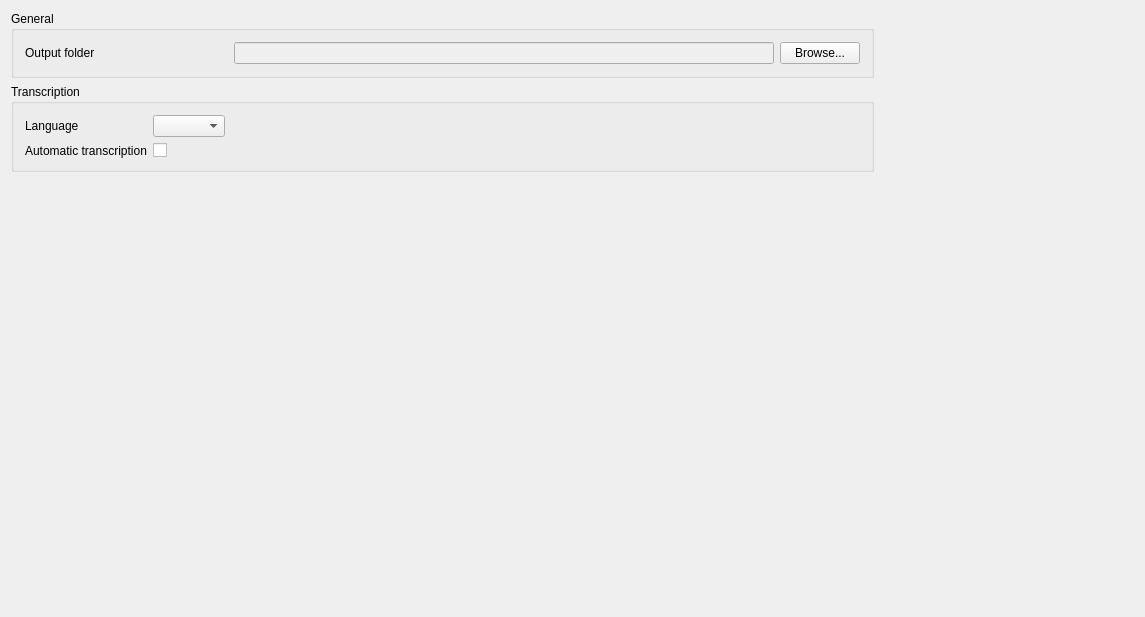
<?xml version="1.0" encoding="UTF-8"?>
<ui version="4.0">
 <class>SettingsView</class>
 <widget class="QWidget" name="SettingsView">
  <property name="geometry">
   <rect>
    <x>0</x>
    <y>0</y>
    <width>1145</width>
    <height>617</height>
   </rect>
  </property>
  <property name="windowTitle">
   <string>Settings</string>
  </property>
  <layout class="QGridLayout" name="gridLayout" rowstretch="0,0,0">
   <item row="0" column="0">
    <widget class="QGroupBox" name="groupBoxGeneral">
     <property name="title">
      <string>General</string>
     </property>
     <layout class="QGridLayout" name="gridLayout_5">
      <item row="0" column="1">
       <widget class="QLineEdit" name="outputFolderLineEdit">
        <property name="enabled">
         <bool>false</bool>
        </property>
        <property name="sizePolicy">
         <sizepolicy hsizetype="Preferred" vsizetype="Fixed">
          <horstretch>0</horstretch>
          <verstretch>0</verstretch>
         </sizepolicy>
        </property>
        <property name="minimumSize">
         <size>
          <width>540</width>
          <height>0</height>
         </size>
        </property>
       </widget>
      </item>
      <item row="0" column="2">
       <widget class="QPushButton" name="outputFolderButton">
        <property name="text">
         <string>Browse...</string>
        </property>
       </widget>
      </item>
      <item row="0" column="0">
       <widget class="QLabel" name="lblDefaultOutputFolder">
        <property name="minimumSize">
         <size>
          <width>203</width>
          <height>0</height>
         </size>
        </property>
        <property name="text">
         <string>Output folder</string>
        </property>
       </widget>
      </item>
     </layout>
    </widget>
   </item>
   <item row="2" column="0">
    <spacer name="verticalSpacer">
     <property name="orientation">
      <enum>Qt::Vertical</enum>
     </property>
     <property name="sizeType">
      <enum>QSizePolicy::MinimumExpanding</enum>
     </property>
     <property name="sizeHint" stdset="0">
      <size>
       <width>20</width>
       <height>40</height>
      </size>
     </property>
    </spacer>
   </item>
   <item row="0" column="1">
    <spacer name="horizontalSpacer_3">
     <property name="orientation">
      <enum>Qt::Horizontal</enum>
     </property>
     <property name="sizeHint" stdset="0">
      <size>
       <width>40</width>
       <height>20</height>
      </size>
     </property>
    </spacer>
   </item>
   <item row="1" column="0">
    <widget class="QGroupBox" name="groupBoxTranscription">
     <property name="title">
      <string>Transcription</string>
     </property>
     <layout class="QGridLayout" name="gridLayout_7">
      <property name="horizontalSpacing">
       <number>6</number>
      </property>
      <item row="3" column="1">
       <widget class="QCheckBox" name="autoTranscriptionCheckBox">
        <property name="text">
         <string/>
        </property>
       </widget>
      </item>
      <item row="3" column="0">
       <widget class="QLabel" name="lblAutoTranscription">
        <property name="text">
         <string>Automatic transcription</string>
        </property>
       </widget>
      </item>
      <item row="2" column="0">
       <widget class="QLabel" name="lblLanguage">
        <property name="text">
         <string>Language</string>
        </property>
       </widget>
      </item>
      <item row="2" column="1">
       <widget class="QComboBox" name="languageComboBox"/>
      </item>
      <item row="2" column="2">
       <spacer name="horizontalSpacer_2">
        <property name="orientation">
         <enum>Qt::Horizontal</enum>
        </property>
        <property name="sizeHint" stdset="0">
         <size>
          <width>40</width>
          <height>20</height>
         </size>
        </property>
       </spacer>
      </item>
     </layout>
    </widget>
   </item>
  </layout>
 </widget>
 <layoutdefault spacing="6" margin="11"/>
 <resources/>
 <connections/>
</ui>
